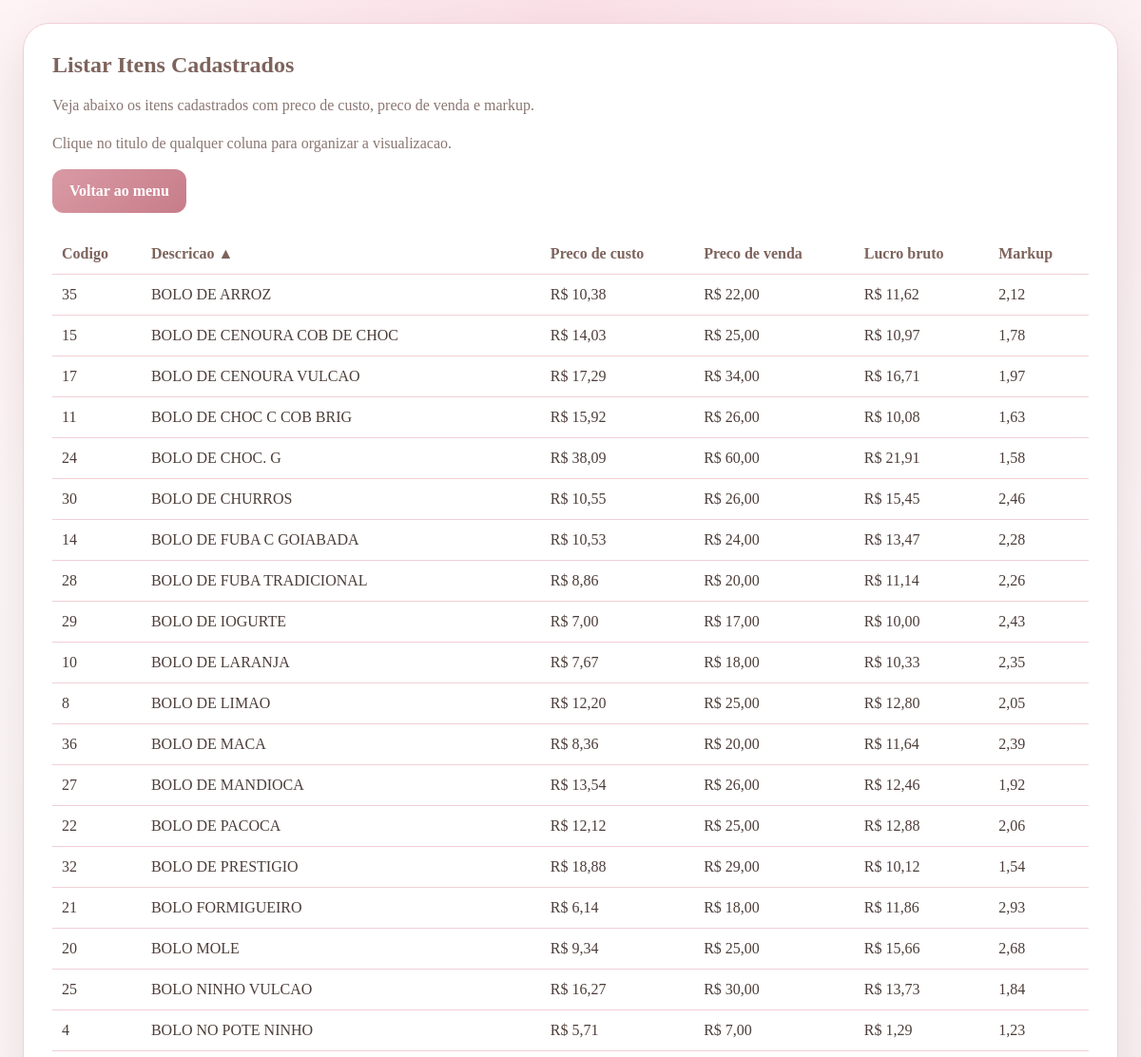
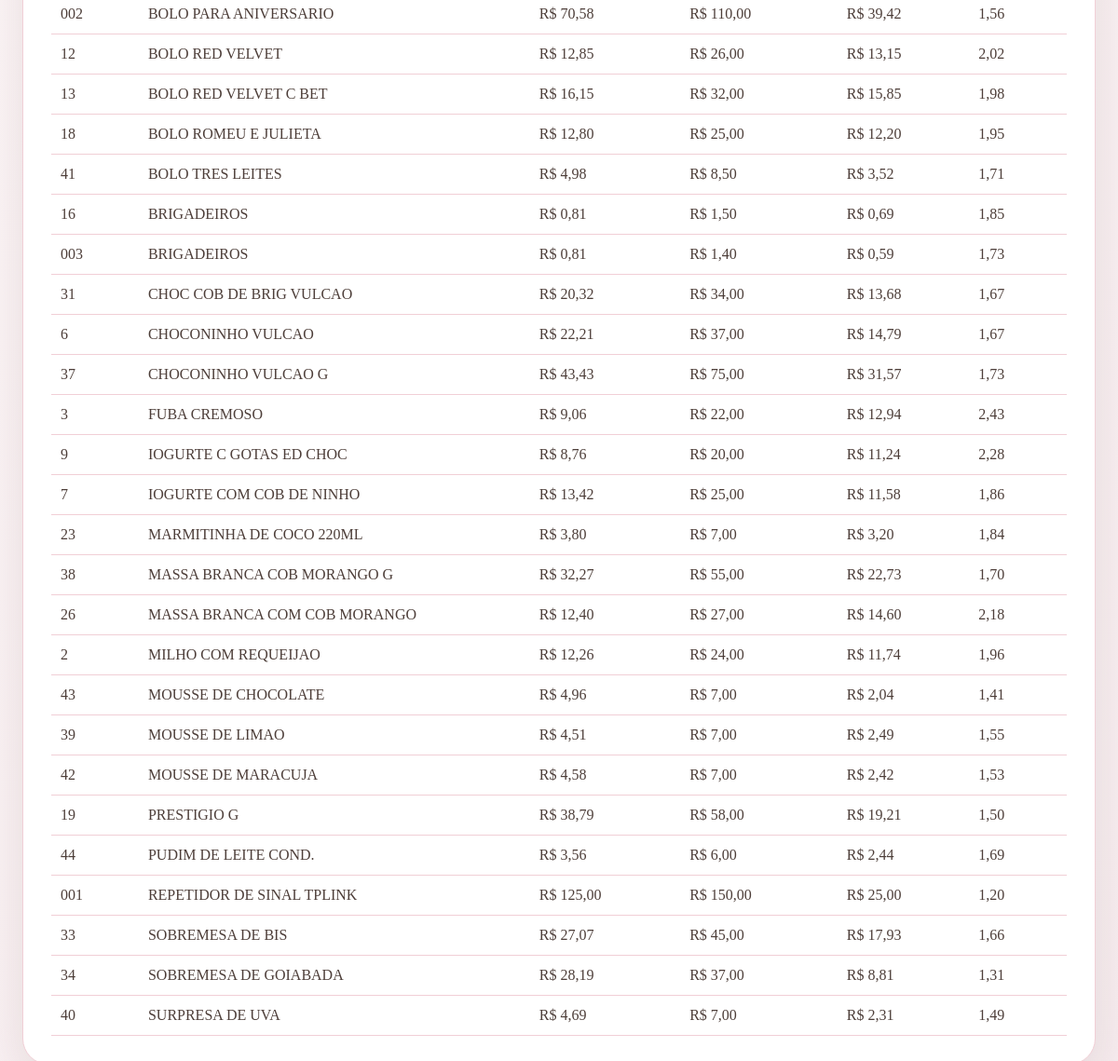
/listar-itens.php?ordenar_por=nome_produto&direcao=asc (signed in), run on the app's committed database (2 pictures, top to bottom).
### tables this page shows
CREATE TABLE IF NOT EXISTS itens (
    id INT UNSIGNED AUTO_INCREMENT PRIMARY KEY,
    codigo_produto VARCHAR(50) NOT NULL UNIQUE,
    nome_produto VARCHAR(150) NOT NULL,
    ncm VARCHAR(20) NOT NULL,
    preco_custo DECIMAL(10,2) NOT NULL,
    preco_venda DECIMAL(10,2) NOT NULL,
    criado_em TIMESTAMP DEFAULT CURRENT_TIMESTAMP
);

### listar-itens.php (the view, shortened to what this page needs)
<?php
require __DIR__ . '/db.php';
$ordenacoesPermitidas = [
    'codigo_produto' => 'codigo_produto',
    'nome_produto' => 'nome_produto',
    'preco_custo' => 'preco_custo',
    'preco_venda' => 'preco_venda',
    'lucro_bruto' => 'lucro_bruto',
    'markup' => 'markup',
];
$ordenarPor = $_GET['ordenar_por'] ?? 'lucro_bruto';
$direcao = strtolower($_GET['direcao'] ?? 'desc');
$stmt = $pdo->query(
    'SELECT
        codigo_produto,
        nome_produto,
        preco_custo,
        preco_venda,
        (preco_venda - preco_custo) AS lucro_bruto,
        CASE
            WHEN preco_custo > 0 THEN preco_venda / preco_custo
            ELSE 0
        END AS markup
     FROM itens
     ORDER BY ' . $ordenacoesPermitidas[$ordenarPor] . ' ' . strtoupper($direcao) . ', nome_produto ASC'
);
$itens = $stmt->fetchAll();
function linkOrdenacao(string $colunaAtual, string $ordenarPor, string $direcao): string
{
    $novaDirecao = 'asc';
    if ($colunaAtual === $ordenarPor && $direcao === 'asc') {
        $novaDirecao = 'desc';
    }
    return 'listar-itens.php?ordenar_por=' . urlencode($colunaAtual) . '&direcao=' . urlencode($novaDirecao);
}
function indicadorOrdenacao(string $colunaAtual, string $ordenarPor, string $direcao): string
{
    if ($colunaAtual !== $ordenarPor) {
        return '';
    }
    return $direcao === 'asc' ? ' ▲' : ' ▼';
}
?>
<!DOCTYPE html>
<html lang="pt-BR">
<head>
</head>
<body>
    <main class="layout">
        <section class="card">
            <h1>Listar Itens Cadastrados</h1>
            <p class="lead">Veja abaixo os itens cadastrados com preco de custo, preco de venda e markup.</p>
            <p class="sort-info">Clique no titulo de qualquer coluna para organizar a visualizacao.</p>
            <div class="actions">
                <a class="button" href="dashboard.php">Voltar ao menu</a>
            </div>
            <?php if ($itens): ?>
                <div class="table-wrap">
                    <table>
                        <thead>
                            <tr>
                                <th><a class="sort-link" href="<?= htmlspecialchars(linkOrdenacao('codigo_produto', $ordenarPor, $direcao), ENT_QUOTES, 'UTF-8') ?>">Codigo</a></th>
                                <th><a class="sort-link" href="<?= htmlspecialchars(linkOrdenacao('nome_produto', $ordenarPor, $direcao), ENT_QUOTES, 'UTF-8') ?>">Descricao<?= htmlspecialchars(indicadorOrdenacao('nome_produto', $ordenarPor, $direcao), ENT_QUOTES, 'UTF-8') ?></a></th>
                                <th><a class="sort-link" href="<?= htmlspecialchars(linkOrdenacao('preco_custo', $ordenarPor, $direcao), ENT_QUOTES, 'UTF-8') ?>">Preco de custo</a></th>
                                <th><a class="sort-link" href="<?= htmlspecialchars(linkOrdenacao('preco_venda', $ordenarPor, $direcao), ENT_QUOTES, 'UTF-8') ?>">Preco de venda</a></th>
                                <th><a class="sort-link" href="<?= htmlspecialchars(linkOrdenacao('lucro_bruto', $ordenarPor, $direcao), ENT_QUOTES, 'UTF-8') ?>">Lucro bruto</a></th>
                                <th><a class="sort-link" href="<?= htmlspecialchars(linkOrdenacao('markup', $ordenarPor, $direcao), ENT_QUOTES, 'UTF-8') ?>">Markup</a></th>
                            </tr>
                        </thead>
                        <tbody>
                            <?php foreach ($itens as $item): ?>
                                <?php
                                $precoCusto = (float) $item['preco_custo'];
                                $precoVenda = (float) $item['preco_venda'];
                                $lucroBruto = (float) $item['lucro_bruto'];
                                $markup = (float) $item['markup'];
                                ?>
                                <tr>
                                    <td><?= htmlspecialchars($item['codigo_produto'], ENT_QUOTES, 'UTF-8') ?></td>
                                    <td><?= htmlspecialchars($item['nome_produto'], ENT_QUOTES, 'UTF-8') ?></td>
                                    <td class="money">R$ <?= htmlspecialchars(number_format($precoCusto, 2, ',', '.'), ENT_QUOTES, 'UTF-8') ?></td>
                                    <td class="money">R$ <?= htmlspecialchars(number_format($precoVenda, 2, ',', '.'), ENT_QUOTES, 'UTF-8') ?></td>
                                    <td class="money">R$ <?= htmlspecialchars(number_format($lucroBruto, 2, ',', '.'), ENT_QUOTES, 'UTF-8') ?></td>
                                    <td class="money"><?= htmlspecialchars(number_format($markup, 2, ',', '.'), ENT_QUOTES, 'UTF-8') ?></td>
                                </tr>
                            <?php endforeach; ?>
                        </tbody>
                    </table>
                </div>
            <?php else: ?>
                <p class="lead">Nenhum item cadastrado no momento.</p>
            <?php endif; ?>
        </section>
    </main>
</body>
</html>

### listar-itens.php (style rules this page uses)
:root { --primary: #d99aa5; --primary-dark: #c77d89; --secondary: #7d635c; --text: #4d3e39; --muted: #8a7670; --border: #f1cfd6; --shadow: rgba(125, 99, 92, 0.18); }
* { box-sizing: border-box; }
body { margin: 0; min-height: 100vh; padding: 24px; font-family: Georgia, "Times New Roman", serif; background: radial-gradient(circle at top, #fbe1e7 0%, transparent 34%), linear-gradient(135deg, #fffafb 0%, #f8eef1 100%); color: var(--text); }
.layout { width: min(1180px, 100%); margin: 0 auto; display: grid; gap: 24px; }
.card { background: #fff; border: 1px solid var(--border); border-radius: 28px; padding: 30px; box-shadow: 0 24px 60px var(--shadow); }
h1 { margin-top: 0; color: var(--secondary); }
.lead { color: var(--muted); margin-bottom: 22px; }
.actions { display: flex; gap: 12px; flex-wrap: wrap; margin-bottom: 22px; }
.button { padding: 14px 18px; border: 0; border-radius: 12px; background: linear-gradient(135deg, var(--primary) 0%, var(--primary-dark) 100%); color: #fff; text-decoration: none; font-size: 1rem; font-weight: bold; cursor: pointer; }
.sort-info { margin-bottom: 18px; color: var(--muted); }
.sort-link { color: inherit; text-decoration: none; }
.table-wrap { overflow-x: auto; }
table { width: 100%; border-collapse: collapse; }
th, td { padding: 12px 10px; border-bottom: 1px solid var(--border); text-align: left; vertical-align: top; }
th { color: var(--secondary); white-space: nowrap; }
td.money { white-space: nowrap; }

### data on the page
itens: codigo_produto "35", nome_produto "BOLO DE ARROZ", preco_custo "10,38", preco_venda "22,00", lucroBruto "11,62", markup "2,12"
itens: codigo_produto "15", nome_produto "BOLO DE CENOURA COB DE CHOC", preco_custo "14,03", preco_venda "25,00", lucroBruto "10,97", markup "1,78"
itens: codigo_produto "17", nome_produto "BOLO DE CENOURA VULCAO", preco_custo "17,29", preco_venda "34,00", lucroBruto "16,71", markup "1,97"
itens: codigo_produto "11", nome_produto "BOLO DE CHOC C COB BRIG", preco_custo "15,92", preco_venda "26,00", lucroBruto "10,08", markup "1,63"
itens: codigo_produto "24", nome_produto "BOLO DE CHOC. G", preco_custo "38,09", preco_venda "60,00", lucroBruto "21,91", markup "1,58"
itens: codigo_produto "30", nome_produto "BOLO DE CHURROS", preco_custo "10,55", preco_venda "26,00", lucroBruto "15,45", markup "2,46"
itens: codigo_produto "14", nome_produto "BOLO DE FUBA C GOIABADA", preco_custo "10,53", preco_venda "24,00", lucroBruto "13,47", markup "2,28"
itens: codigo_produto "28", nome_produto "BOLO DE FUBA TRADICIONAL", preco_custo "8,86", preco_venda "20,00", lucroBruto "11,14", markup "2,26"
itens: codigo_produto "29", nome_produto "BOLO DE IOGURTE", preco_custo "7,00", preco_venda "17,00", lucroBruto "10,00", markup "2,43"
itens: codigo_produto "10", nome_produto "BOLO DE LARANJA", preco_custo "7,67", preco_venda "18,00", lucroBruto "10,33", markup "2,35"
itens: codigo_produto "8", nome_produto "BOLO DE LIMAO", preco_custo "12,20", preco_venda "25,00", lucroBruto "12,80", markup "2,05"
itens: codigo_produto "36", nome_produto "BOLO DE MACA", preco_custo "8,36", preco_venda "20,00", lucroBruto "11,64", markup "2,39"
itens: codigo_produto "27", nome_produto "BOLO DE MANDIOCA", preco_custo "13,54", preco_venda "26,00", lucroBruto "12,46", markup "1,92"
itens: codigo_produto "22", nome_produto "BOLO DE PACOCA", preco_custo "12,12", preco_venda "25,00", lucroBruto "12,88", markup "2,06"
itens: codigo_produto "32", nome_produto "BOLO DE PRESTIGIO", preco_custo "18,88", preco_venda "29,00", lucroBruto "10,12", markup "1,54"
itens: codigo_produto "21", nome_produto "BOLO FORMIGUEIRO", preco_custo "6,14", preco_venda "18,00", lucroBruto "11,86", markup "2,93"
itens: codigo_produto "20", nome_produto "BOLO MOLE", preco_custo "9,34", preco_venda "25,00", lucroBruto "15,66", markup "2,68"
itens: codigo_produto "25", nome_produto "BOLO NINHO VULCAO", preco_custo "16,27", preco_venda "30,00", lucroBruto "13,73", markup "1,84"
itens: codigo_produto "4", nome_produto "BOLO NO POTE NINHO", preco_custo "5,71", preco_venda "7,00", lucroBruto "1,29", markup "1,23"
itens: codigo_produto "002", nome_produto "BOLO PARA ANIVERSARIO", preco_custo "70,58", preco_venda "110,00", lucroBruto "39,42", markup "1,56"
itens: codigo_produto "12", nome_produto "BOLO RED VELVET", preco_custo "12,85", preco_venda "26,00", lucroBruto "13,15", markup "2,02"
itens: codigo_produto "13", nome_produto "BOLO RED VELVET C BET", preco_custo "16,15", preco_venda "32,00", lucroBruto "15,85", markup "1,98"
itens: codigo_produto "18", nome_produto "BOLO ROMEU E JULIETA", preco_custo "12,80", preco_venda "25,00", lucroBruto "12,20", markup "1,95"
itens: codigo_produto "41", nome_produto "BOLO TRES LEITES", preco_custo "4,98", preco_venda "8,50", lucroBruto "3,52", markup "1,71"
itens: codigo_produto "16", nome_produto "BRIGADEIROS", preco_custo "0,81", preco_venda "1,50", lucroBruto "0,69", markup "1,85"
itens: codigo_produto "003", nome_produto "BRIGADEIROS", preco_custo "0,81", preco_venda "1,40", lucroBruto "0,59", markup "1,73"
itens: codigo_produto "31", nome_produto "CHOC COB DE BRIG VULCAO", preco_custo "20,32", preco_venda "34,00", lucroBruto "13,68", markup "1,67"
itens: codigo_produto "6", nome_produto "CHOCONINHO VULCAO", preco_custo "22,21", preco_venda "37,00", lucroBruto "14,79", markup "1,67"
itens: codigo_produto "37", nome_produto "CHOCONINHO VULCAO G", preco_custo "43,43", preco_venda "75,00", lucroBruto "31,57", markup "1,73"
itens: codigo_produto "3", nome_produto "FUBA CREMOSO", preco_custo "9,06", preco_venda "22,00", lucroBruto "12,94", markup "2,43"
itens: codigo_produto "9", nome_produto "IOGURTE C GOTAS ED CHOC", preco_custo "8,76", preco_venda "20,00", lucroBruto "11,24", markup "2,28"
itens: codigo_produto "7", nome_produto "IOGURTE COM COB DE NINHO", preco_custo "13,42", preco_venda "25,00", lucroBruto "11,58", markup "1,86"
itens: codigo_produto "23", nome_produto "MARMITINHA DE COCO 220ML", preco_custo "3,80", preco_venda "7,00", lucroBruto "3,20", markup "1,84"
itens: codigo_produto "38", nome_produto "MASSA BRANCA COB MORANGO G", preco_custo "32,27", preco_venda "55,00", lucroBruto "22,73", markup "1,70"
itens: codigo_produto "26", nome_produto "MASSA BRANCA COM COB MORANGO", preco_custo "12,40", preco_venda "27,00", lucroBruto "14,60", markup "2,18"
itens: codigo_produto "2", nome_produto "MILHO COM REQUEIJAO", preco_custo "12,26", preco_venda "24,00", lucroBruto "11,74", markup "1,96"
itens: codigo_produto "43", nome_produto "MOUSSE DE CHOCOLATE", preco_custo "4,96", preco_venda "7,00", lucroBruto "2,04", markup "1,41"
itens: codigo_produto "39", nome_produto "MOUSSE DE LIMAO", preco_custo "4,51", preco_venda "7,00", lucroBruto "2,49", markup "1,55"
itens: codigo_produto "42", nome_produto "MOUSSE DE MARACUJA", preco_custo "4,58", preco_venda "7,00", lucroBruto "2,42", markup "1,53"
itens: codigo_produto "19", nome_produto "PRESTIGIO G", preco_custo "38,79", preco_venda "58,00", lucroBruto "19,21", markup "1,50"
itens: codigo_produto "44", nome_produto "PUDIM DE LEITE COND.", preco_custo "3,56", preco_venda "6,00", lucroBruto "2,44", markup "1,69"
itens: codigo_produto "001", nome_produto "REPETIDOR DE SINAL TPLINK", preco_custo "125,00", preco_venda "150,00", lucroBruto "25,00", markup "1,20"
itens: codigo_produto "33", nome_produto "SOBREMESA DE BIS", preco_custo "27,07", preco_venda "45,00", lucroBruto "17,93", markup "1,66"
itens: codigo_produto "34", nome_produto "SOBREMESA DE GOIABADA", preco_custo "28,19", preco_venda "37,00", lucroBruto "8,81", markup "1,31"
itens: codigo_produto "40", nome_produto "SURPRESA DE UVA", preco_custo "4,69", preco_venda "7,00", lucroBruto "2,31", markup "1,49"

### other printed values
indicadorOrdenacao('nome_produto', $ordenarPor, $direcao) "▲"
